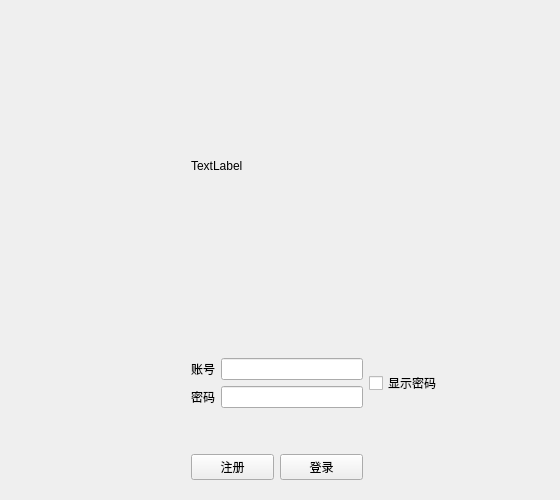
<?xml version="1.0" encoding="UTF-8"?>
<ui version="4.0">
 <class>login</class>
 <widget class="QWidget" name="login">
  <property name="geometry">
   <rect>
    <x>0</x>
    <y>0</y>
    <width>560</width>
    <height>500</height>
   </rect>
  </property>
  <property name="windowTitle">
   <string>Form</string>
  </property>
  <property name="autoFillBackground">
   <bool>true</bool>
  </property>
  <layout class="QVBoxLayout" name="verticalLayout">
   <item>
    <widget class="QWidget" name="widget" native="true">
     <property name="enabled">
      <bool>true</bool>
     </property>
     <property name="sizePolicy">
      <sizepolicy hsizetype="Preferred" vsizetype="Preferred">
       <horstretch>0</horstretch>
       <verstretch>0</verstretch>
      </sizepolicy>
     </property>
     <property name="autoFillBackground">
      <bool>false</bool>
     </property>
     <layout class="QGridLayout" name="gridLayout_2">
      <item row="3" column="2">
       <spacer name="verticalSpacer_2">
        <property name="orientation">
         <enum>Qt::Vertical</enum>
        </property>
        <property name="sizeType">
         <enum>QSizePolicy::Fixed</enum>
        </property>
        <property name="sizeHint" stdset="0">
         <size>
          <width>20</width>
          <height>40</height>
         </size>
        </property>
       </spacer>
      </item>
      <item row="0" column="0">
       <spacer name="horizontalSpacer">
        <property name="orientation">
         <enum>Qt::Horizontal</enum>
        </property>
        <property name="sizeHint" stdset="0">
         <size>
          <width>40</width>
          <height>20</height>
         </size>
        </property>
       </spacer>
      </item>
      <item row="0" column="3">
       <spacer name="horizontalSpacer_2">
        <property name="orientation">
         <enum>Qt::Horizontal</enum>
        </property>
        <property name="sizeHint" stdset="0">
         <size>
          <width>40</width>
          <height>20</height>
         </size>
        </property>
       </spacer>
      </item>
      <item row="1" column="2">
       <spacer name="verticalSpacer">
        <property name="orientation">
         <enum>Qt::Vertical</enum>
        </property>
        <property name="sizeType">
         <enum>QSizePolicy::Fixed</enum>
        </property>
        <property name="sizeHint" stdset="0">
         <size>
          <width>20</width>
          <height>40</height>
         </size>
        </property>
       </spacer>
      </item>
      <item row="4" column="2">
       <layout class="QHBoxLayout" name="horizontalLayout_2">
        <item>
         <widget class="WaterZoomButton" name="btn_reg">
          <property name="text">
           <string>注册</string>
          </property>
         </widget>
        </item>
        <item>
         <widget class="WaterZoomButton" name="btn_log">
          <property name="text">
           <string>登录</string>
          </property>
         </widget>
        </item>
       </layout>
      </item>
      <item row="0" column="2">
       <layout class="QHBoxLayout" name="horizontalLayout">
        <item>
         <widget class="QLabel" name="lab_headimg">
          <property name="text">
           <string>TextLabel</string>
          </property>
         </widget>
        </item>
       </layout>
      </item>
      <item row="2" column="2">
       <layout class="QGridLayout" name="gridLayout">
        <item row="1" column="0">
         <widget class="QLabel" name="lab_pswd">
          <property name="font">
           <font>
            <family>微软雅黑</family>
           </font>
          </property>
          <property name="styleSheet">
           <string notr="true">text-shadow: -1px -1px 1px white;</string>
          </property>
          <property name="text">
           <string>密码</string>
          </property>
         </widget>
        </item>
        <item row="1" column="1">
         <widget class="DynamicUnderlineLineEdit" name="lineEdit_pswd">
          <property name="styleSheet">
           <string notr="true">DynamicUnderlineLineEdit 
{ 
	spacing: 20px; 
}</string>
          </property>
         </widget>
        </item>
        <item row="0" column="1">
         <widget class="DynamicUnderlineLineEdit" name="lineEdit_user">
          <property name="contextMenuPolicy">
           <enum>Qt::ActionsContextMenu</enum>
          </property>
          <property name="styleSheet">
           <string notr="true"/>
          </property>
         </widget>
        </item>
        <item row="0" column="0">
         <widget class="QLabel" name="lab_user">
          <property name="font">
           <font>
            <family>微软雅黑</family>
           </font>
          </property>
          <property name="text">
           <string>账号</string>
          </property>
         </widget>
        </item>
       </layout>
      </item>
      <item row="2" column="3">
       <layout class="QVBoxLayout" name="verticalLayout_2">
        <item>
         <widget class="QCheckBox" name="box_dpy_pswd">
          <property name="font">
           <font>
            <family>微软雅黑</family>
           </font>
          </property>
          <property name="text">
           <string>显示密码</string>
          </property>
         </widget>
        </item>
       </layout>
      </item>
     </layout>
    </widget>
   </item>
  </layout>
 </widget>
 <customwidgets>
  <customwidget>
   <class>DynamicUnderlineLineEdit</class>
   <extends>QLineEdit</extends>
   <header location="global">dynamicunderlinelineedit.h</header>
  </customwidget>
  <customwidget>
   <class>WaterZoomButton</class>
   <extends>QPushButton</extends>
   <header location="global">interactive_buttons/waterzoombutton.h</header>
  </customwidget>
 </customwidgets>
 <resources/>
 <connections/>
</ui>
